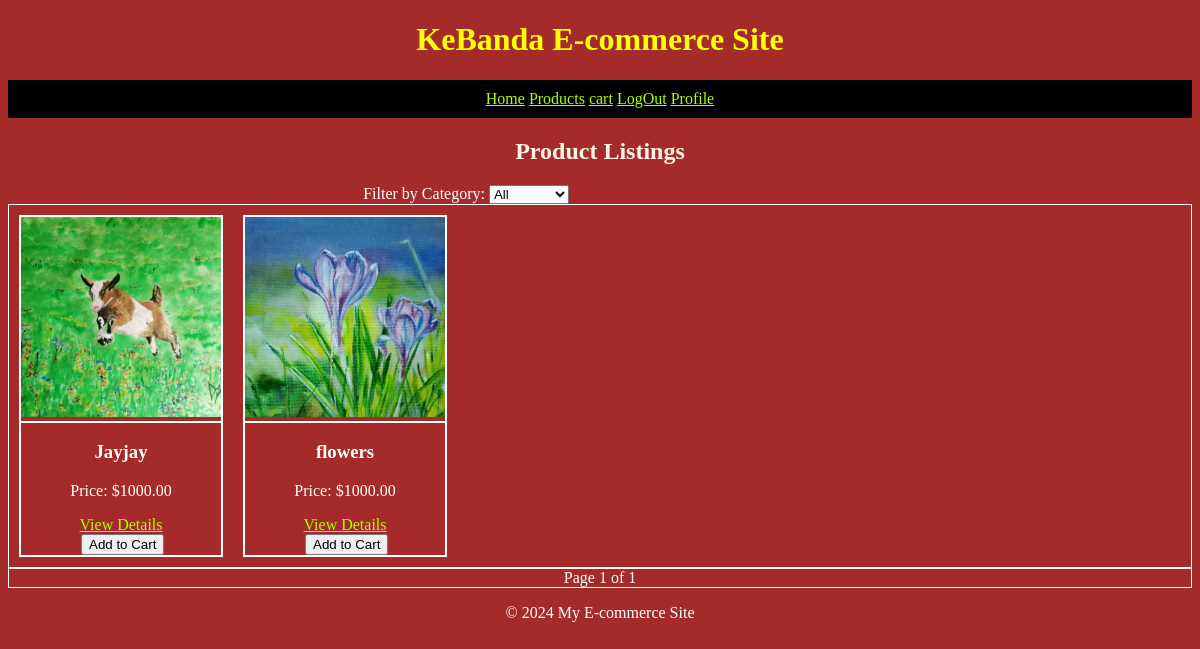
Screenshot of /products/products-listing/ (signed in) with the database file from the repository.
### products/models.py (models this page shows, shortened)
class ProductImage(models.Model):
    product = models.ForeignKey(Product, on_delete=models.CASCADE, related_name='images')
    image = models.ImageField(upload_to='products/')
    alt_text = models.CharField(max_length=255, blank=True)
    def save(self, *args, **kwargs):
        if self.pk:
            old_image = ProductImage.objects.get(pk=self.pk).image
            if old_image and old_image != self.image:
                if os.path.isfile(old_image.path):
                    os.remove(old_image.path)
        super().save(*args, **kwargs)
    '''def delete(self, *args, **kwargs):
        if self.image:
            self.image.delete(save=False)  # Deletes the file from the media folder
        super().delete(*args, **kwargs)'''
    def delete(self, *args, **kwargs):
        if self.image:
            if os.path.isfile(self.image.path):
                os.remove(self.image.path)
        super().delete(*args, **kwargs)  # Call the superclass delete method'''

class Product(models.Model):
    name = models.CharField(max_length=255)
    slug = models.SlugField(max_length=255, unique=True)
    description = models.TextField()
    price = models.DecimalField(max_digits=10, decimal_places=2)
    stock = models.PositiveIntegerField()
    category = models.ForeignKey(Category, on_delete=models.CASCADE, related_name='products')
    created_at = models.DateTimeField(auto_now_add=True)
    updated_at = models.DateTimeField(auto_now=True)

### products/views.py (the view)
# urls.py: path('products-listing/', views.product_list, name='product_list'),
def product_list(request):
    category_filter = request.GET.get('category', None)
    products = Product.objects.all()
    if category_filter:
        products = products.filter(category__id=category_filter)
    paginator = Paginator(products, 10)  # Show 10 products per page
    page_number = request.GET.get('page')
    page_obj = paginator.get_page(page_number)
    categories = Category.objects.all()
    context = {
        'page_obj': page_obj,
        'categories': categories,
        'selected_category': category_filter,
    }
    return render(request, 'products/product_list.html', context)

### products/templates/products/product_list.html (shortened to what this page needs)
{% extends "base.html" %}
{% block content %}
<h2>Product Listings</h2>
<form method="get">
    <label for="category">Filter by Category:</label>
    <select name="category" id="category" onchange="this.form.submit()">
        <option value="">All</option>
    </select>
</form>
<div class="product-list" style="display: flex; flex-wrap: wrap;">
    {% for product in page_obj %}
    <div style="margin: 10px;">
        <div class="product-gallery">
            {% for image in product.images.all %}
                <img src="{{ image.image.url }}" alt="{{ image.alt_text }}" style="width: 200px; height: auto;"/>
            {% endfor %}
        </div>
        <div class="product-item">
            <h3>{{ product.name }}</h3>
            <p>Price: ${{ product.price }}</p>
            <a href="{% url 'product_detail' product.id %}">View Details</a>
            <form action="{% url 'add_to_cart' product.id %}" method="post">
                <button type="submit">Add to Cart</button>
            </form>
        </div>
    </diV>
    {% endfor %}
</div>
<div class="pagination">
    <span class="step-links">
        <span class="current-page">
            Page {{ page_obj.number }} of {{ page_obj.paginator.num_pages }}
        </span>
    </span>
</div>
{% endblock %}

### templates/base.html (style rules this page uses)
body { background-color: brown; text-align: center; color: white; }
div { border: solid white 1px; }
a { color: rgb(170, 255, 0); }
h2 { color: oldlace; }
form { text-align: left; margin-left: 30%; }

### rows the page displays
Product: name "Jayjay", price "1000.00"
ProductImage: image (picture)
Product: name "flowers", price "1000.00"
ProductImage: image (picture)

### other values shown
{{ page_obj.number }} "1"
{{ page_obj.paginator.num_pages }} "1"
